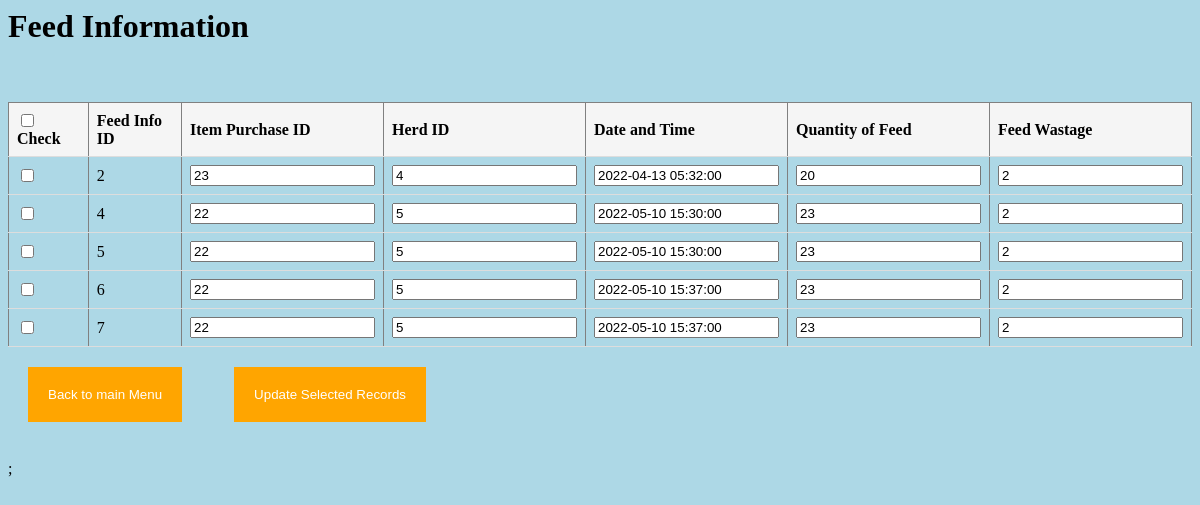
The page /Feed/UpdateFeedInfo.php on the database its author committed.
### tables this page shows
CREATE TABLE `FeedInfo` (
  `FeedInfoID` int(11) NOT NULL,
  `ID` int(11) NOT NULL,
  `HerdID` int(11) NOT NULL,
  `Date_Time` datetime NOT NULL,
  `Quantity` int(11) NOT NULL,
  `Waste` int(11) NOT NULL
);

### Feed/UpdateFeedInfo.php (the view, shortened to what this page needs)
<?php include '../dbconnect.php'; ?>
<div class='container'>
<h1>Feed Information</h1>
<br><br>
<form method='post' action=''>
   <table border='1' style='border-collapse: collapse;' >
     <tr style='background: whitesmoke;'>
       <th><input type='checkbox' TreatmentID='checkAll' > Check</th>
         <th>Feed Info ID</th>
         <th>Item Purchase ID</th>
         <th>Herd ID</th>
         <th>Date and Time</th>
         <th>Quantity of Feed</th>
         <th>Feed Wastage</th>
     </tr>
     <?php
     $query = "SELECT * FROM FeedInfo";
     $result = mysqli_query($con,$query);
     while($row = mysqli_fetch_array($result) ){
       $FeedInfoID = $row['FeedInfoID'];
       $ID = $row['ID'];
       $HerdID = $row['HerdID'];
       $Date_Time = $row['Date_Time'];
       $Quantity = $row['Quantity'];
       $Waste = $row['Waste'];
     ?>
       <tr>
         <td><input type='checkbox' name='update[]' value='<?= $FeedInfoID ?>' ></td>
         <td><?= $FeedInfoID ?></td>
         <td><input type='number' name='ID_<?= $FeedInfoID ?>' value='<?= $ID ?>' ></td>
         <td><input type='number' name='HerdID_<?= $FeedInfoID ?>' value='<?= $HerdID ?>' ></td>
         <td><input type='datetime' name='Date_Time_<?= $FeedInfoID ?>' value='<?= $Date_Time ?>' ></td>
         <td><input type='number' name='Quantity_<?= $FeedInfoID ?>' value='<?= $Quantity ?>' ></td>
         <td><input type='number' name='Waste_<?= $FeedInfoID ?>' value='<?= $Waste ?>' ></td>
       </tr>
     <?php
     }
     ?>
   </table>
   <input type='submit' value='Back to main Menu' name='Main' >&nbsp;&nbsp;
    <input type='submit' value='Update Selected Records' name='but_update'>&nbsp;&nbsp;<br><br>;
 </form>
</div>

### Feed/UpdateFeedInfo.php (style rules this page uses)
table { border-collapse: collapse; width: 100%; }
th, td { padding: 8px; text-align: left; border-bottom: 1px solid #ddd; }
input[type= submit] { background-color: orange; border: none; text-decoration: none; color: white; padding: 20px 20px; margin: 20px 20px; cursor: pointer; }

### rows shown on the page
feedinfo: FeedInfoID "2", ID "23", HerdID "4", Date_Time "2022-04-13 05:32:00", Quantity "20", FeedInfoID+Waste "2"
feedinfo: FeedInfoID "4", ID "22", HerdID "5", Date_Time "2022-05-10 15:30:00", Quantity "23", Waste "2"
feedinfo: FeedInfoID "5", ID "22", FeedInfoID+HerdID "5", Date_Time "2022-05-10 15:30:00", Quantity "23", Waste "2"
feedinfo: FeedInfoID "6", ID "22", HerdID "5", Date_Time "2022-05-10 15:37:00", Quantity "23", Waste "2"
feedinfo: FeedInfoID "7", ID "22", HerdID "5", Date_Time "2022-05-10 15:37:00", Quantity "23", Waste "2"
